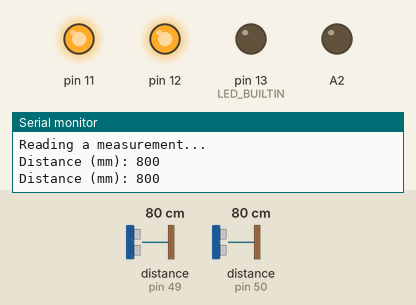
This sketch was run on a simulated Arduino Uno, built with avr-gcc and run on an emulated ATmega328P. Parts: output pins drawn as LEDs (lit = HIGH), the last lines printed to the serial monitor. Dashed ring = blinking. The inputs (shaded band) are chosen by the test bench; at power-on: distance to the obstacle (sensors on pin 49, pin 50) 80 cm.

Above: at 1.2 s.
1.3 s: distance to the obstacle (sensor on pin 49) set to 22 cm
2.8 s: distance to the obstacle (sensor on pin 49) set to 17 cm
At 2.99 s:
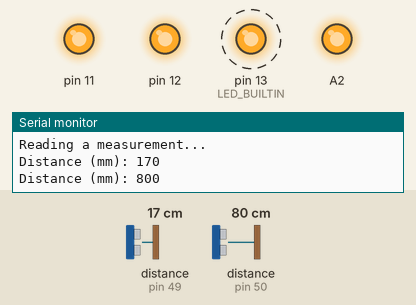
11.8 s: distance to the obstacle (sensor on pin 49) set to 35 cm
At 12.3 s:
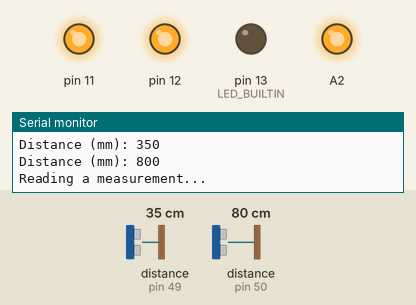
13.3 s: distance to the obstacle (sensor on pin 49) set to 2 cm
At 13.69 s:
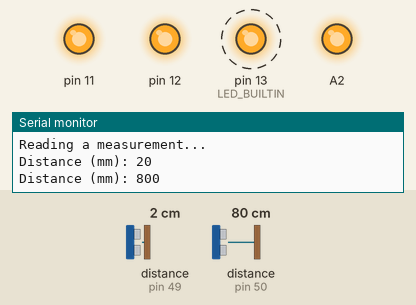
Timing chart, 0 to 17.3 s (numbered marks = the images above; inputs shaded):
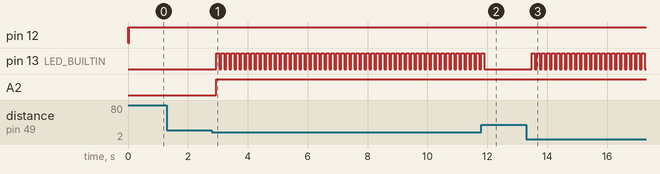

Measured:
- the behaviour switches between 20 and 19 cm on distance to the obstacle (sensor on pin 49) (found by bisection; images 0 and 1)
- after the input at 2.8 s, pin 13 (LED_BUILTIN): alternates HIGH for 0.10 s and LOW for 0.07 s, starting after 0.15 s; A2: LOW → HIGH after 0.15 s
- after the input at 11.8 s, pin 13 (LED_BUILTIN): goes on until 11.9 s, then stays LOW
- after the input at 13.3 s, pin 13 (LED_BUILTIN): alternates HIGH for 0.10 s and LOW for 0.07 s, starting after 0.18 s

The sketch:

NanoDetection.ino
```cpp
#include "Adafruit_VL53L0X.h"


Adafruit_VL53L0X lox1 = Adafruit_VL53L0X();

Adafruit_VL53L0X lox2 = Adafruit_VL53L0X();


void setup() {

  Serial.begin(115200);

  pinMode(11, OUTPUT);

  pinMode(12, OUTPUT);

  pinMode(A2, OUTPUT);

  pinMode(LED_BUILTIN, OUTPUT);

  digitalWrite(LED_BUILTIN, LOW);

  digitalWrite(A2, LOW);


  // wait until serial port opens for native USB devices

  /*while (! Serial) {

    delay(1);

  }*/


  //Serial.println("Adafruit VL53L0X test");

  digitalWrite(11, LOW);

  digitalWrite(12, LOW);

  delay(10);

  digitalWrite(11, HIGH);

  digitalWrite(12, HIGH);

  delay(10);

  digitalWrite(12, LOW);

  delay(10);


  if (!lox1.begin(0x31)) {

    Serial.println(F("Failed to boot VL53L0X #1"));

    //while(1);

  }


  delay(10);

  digitalWrite(12, HIGH);


  if (!lox2.begin(0x32)) {

    Serial.println(F("Failed to boot VL53L0X #2"));

    //while(1);

  }


  // power

  //Serial.println(F("VL53L0X API Simple Ranging example\n\n"));

}


void loop() {

  VL53L0X_RangingMeasurementData_t measure1;

  VL53L0X_RangingMeasurementData_t measure2;


  Serial.println("Reading a measurement... ");

  lox1.rangingTest(&measure1, false); // pass in 'true' to get debug data printout!

  lox2.rangingTest(&measure2, false); // pass in 'true' to get debug data printout!


  if (measure1.RangeStatus != 4) {  // phase failures have incorrect data

    Serial.print("Distance (mm): "); Serial.println(measure1.RangeMilliMeter);

  } else {

    Serial.println(" out of range ");

  }


  if (measure2.RangeStatus != 4) {  // phase failures have incorrect data

    Serial.print("Distance (mm): "); Serial.println(measure2.RangeMilliMeter);

  } else {

    Serial.println(" out of range ");

  }


  if (measure1.RangeMilliMeter < 200)

  {

      digitalWrite(A2, HIGH);

      //Serial.println("Alerte a Babord !!!");

      digitalWrite(LED_BUILTIN, HIGH);

  }

    if (measure2.RangeMilliMeter < 200)

  {

      digitalWrite(A2, HIGH);

      //Serial.println("Alerte a Tribord !!!");

      digitalWrite(LED_BUILTIN, HIGH);

  }


  delay(100);

  digitalWrite(LED_BUILTIN, LOW);

}
```
